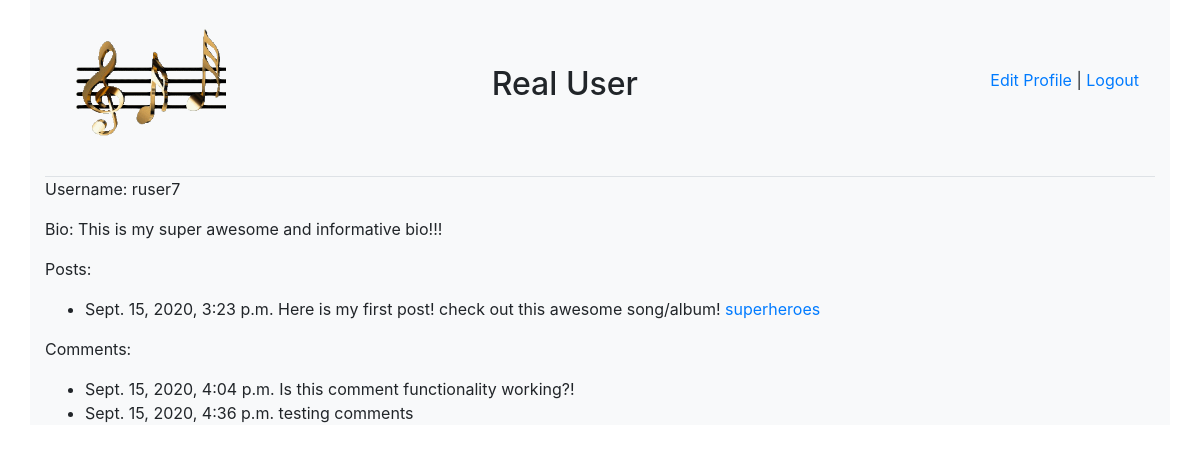
Screenshot of /view_user/9 with the database file from the repository.
### app_one/models.py (models this page shows)
class User(models.Model):
    first_name = models.CharField(max_length=255)
    last_name = models.CharField(max_length=255)
    username = models.CharField(max_length=45)
    email_address = models.CharField(max_length=45)
    password = models.CharField(max_length=16)
    confirm_pw = models.CharField(max_length=16)
    biography = models.TextField()
    birthday = models.DateField()
    created_at = models.DateTimeField(auto_now_add=True)
    updated_at = models.DateTimeField(auto_now=True)
    objects = UserManager()

class Posts(models.Model):
    poster = models.ForeignKey(User, related_name="posts", on_delete=models.CASCADE)
    content = models.TextField()
    likes = models.ManyToManyField(User, related_name="likes")
    song_link = models.CharField(max_length=255)
    song_name = models.CharField(max_length=255)
    created_at = models.DateTimeField(auto_now_add=True)
    updated_at = models.DateTimeField(auto_now=True)
    objects = PostManager()

class Comment(models.Model):
    content = models.CharField(max_length=255)
    post = models.ForeignKey(Posts, related_name="comment", on_delete=models.CASCADE)
    poster = models.ForeignKey(User, related_name="comment", on_delete=models.CASCADE)
    liked = models.ManyToManyField(User, related_name="liked")
    created_at = models.DateTimeField(auto_now_add=True)
    updated_at = models.DateTimeField(auto_now=True)
    objects = CommentManager()

### app_one/views.py (the view)
# urls.py: path('view_user/<int:id>', views.view_user),
def view_user(request, id):
    context = {
        'user': User.objects.get(id=id)
    }
    return render(request, 'view.html', context)

### app_one/templates/view.html (shortened to what this page needs)
<!DOCTYPE html>
<html lang="en">
<head>
    <link rel="stylesheet" href="https://stackpath.bootstrapcdn.com/bootstrap/4.5.2/css/bootstrap.min.css"
>
</head>
<body>
    <div class="container bg-light">
        <nav class="navbar navbar-expand border-bottom">
            <div class="container">
                <div class="col">
                    <a class="navbar-brand" href="/home"><img src="..\static\music.gif" alt="Link to Home page"></a>
                </div>
                <div class="collapse navbar-collapse" id="navbarNav">
                        <h2>{{user.first_name}} {{user.last_name}}</h2>
                    </div>
                        <p><a href="/edit_prof/{{request.session.user_id}}" class="link">Edit Profile </a>|<a href="/logout"> Logout</a></p>
                    </div>
                </div>
        <div class="container bg-light">
            <p>Username: {{user.username}}</p>
            <p>Bio: {{user.biography}}</p>
            <p>Posts:</p>
            <ul>
                {% for post in user.posts.all reversed %}
                <li>{{post.created_at}} {{post.content}} <a href="{{post.song_link}}">{{post.song_name}}</a></li>
                {% endfor %}
            </ul>
            <p>Comments:</p>
            <ul>
                {% for comment in user.comment.all %}
                <li>{{comment.created_at}} {{comment.content}}</li>
                {% endfor %}
            </ul>
        </div>
</body>
</html>

### app_one/templates/view.html (style rules this page uses)
img { width: 150px; }

### rows the page displays
User: first_name "Real", last_name "User", username "ruser7", biography "This is my super awesome and informative bio!!!"
Posts: created_at "Sept. 15, 2020, 3:23 p.m.", content "Here is my first post! check out this awesome song/album!", song_name "superheroes"
Comment: created_at "Sept. 15, 2020, 4:04 p.m.", content "Is this comment functionality working?!"
Comment: created_at "Sept. 15, 2020, 4:36 p.m.", content "testing comments"
